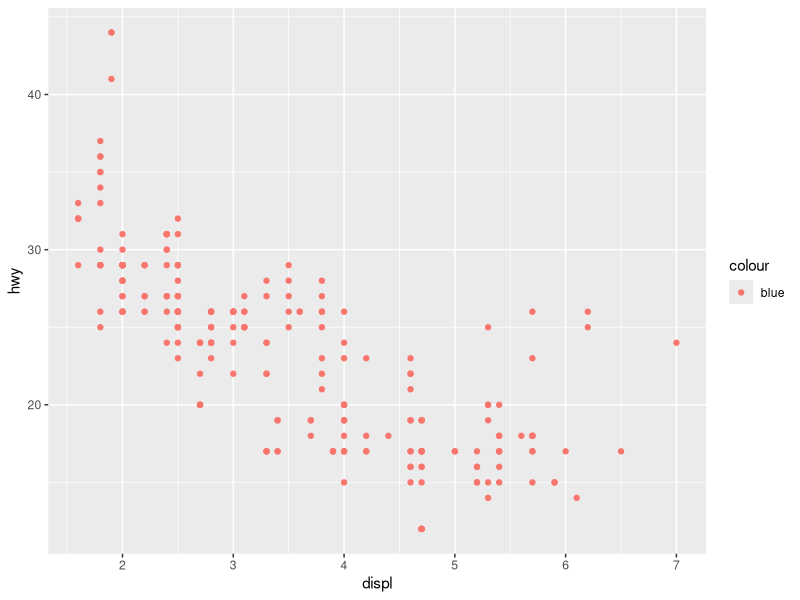
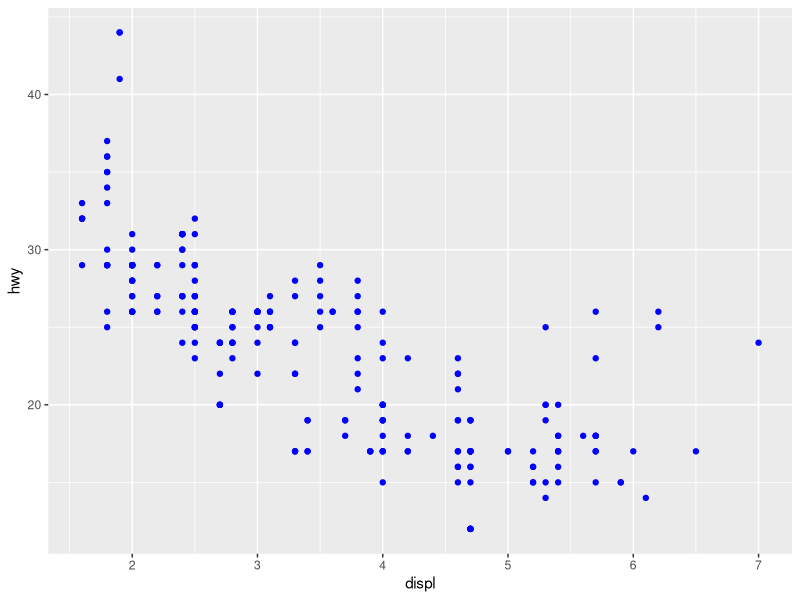
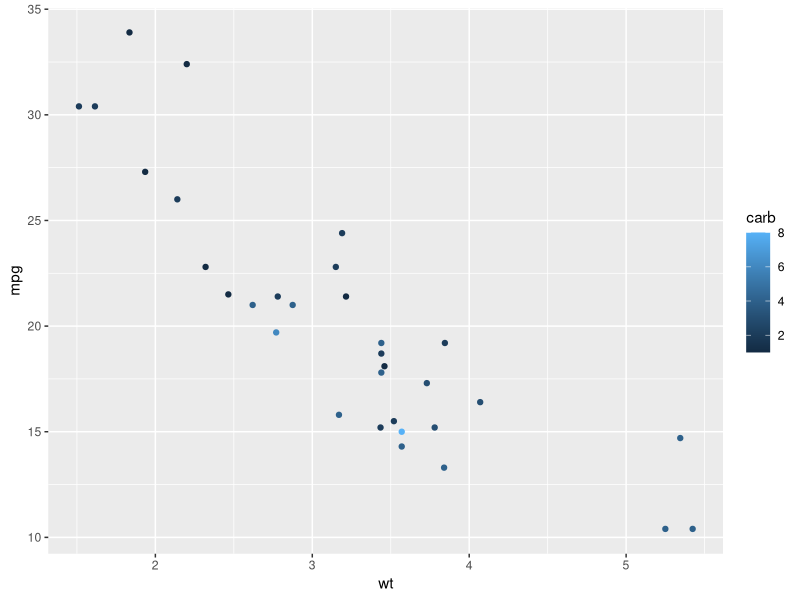
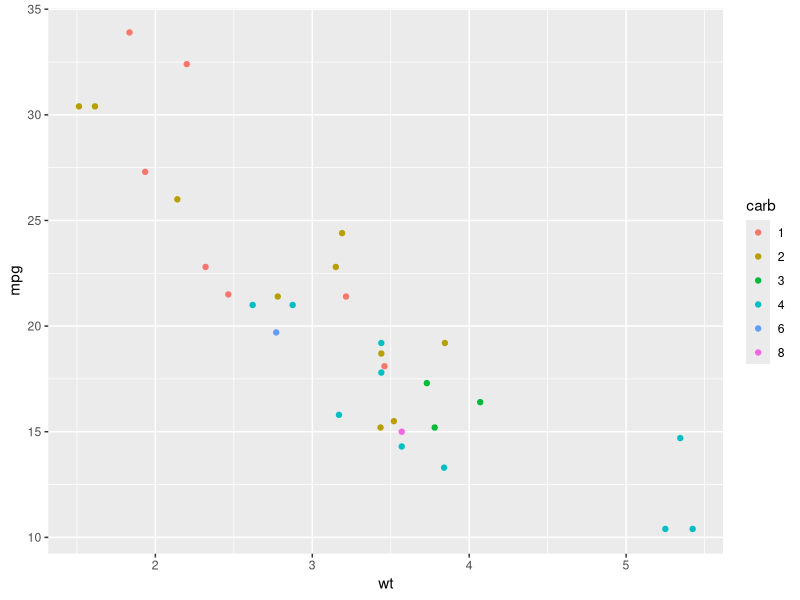
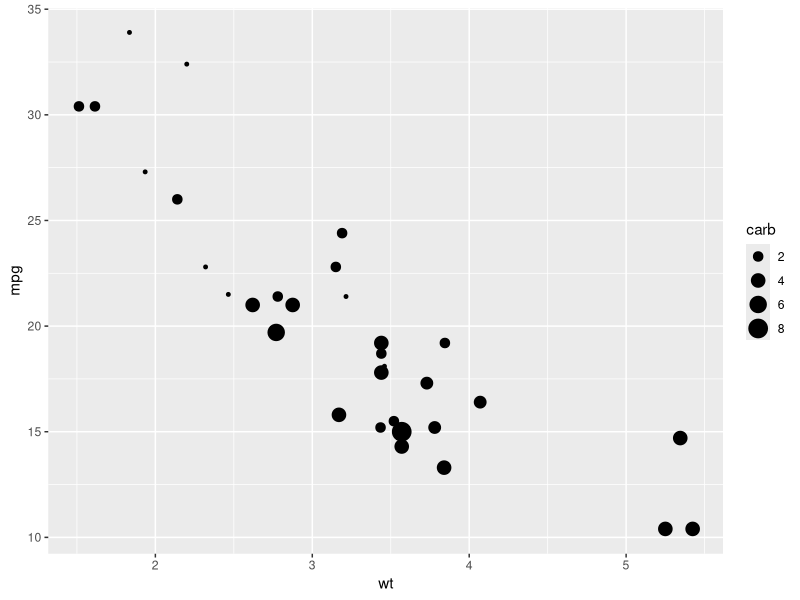
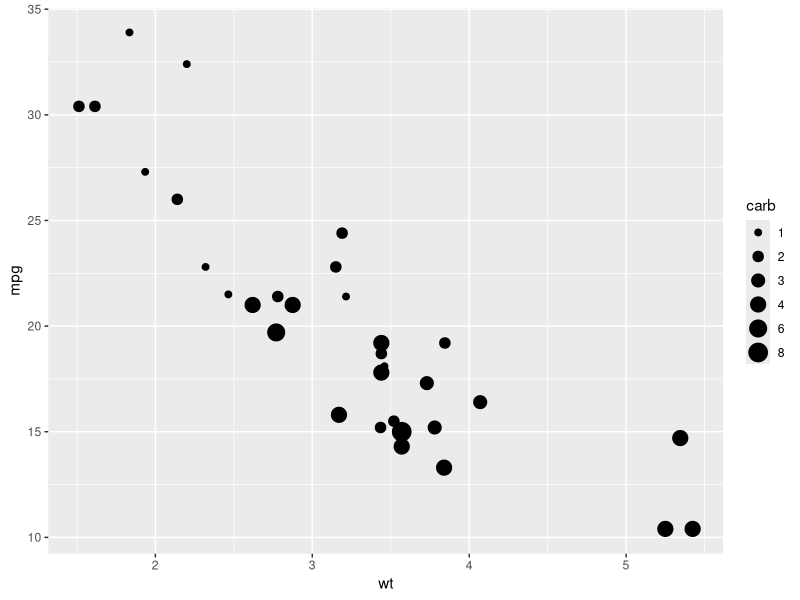

The R script that drew these images, in order: (Note: this script raises an error after producing the figures.)
## ---- chunk 1
knitr::opts_chunk$set(
  fig.align = "center",
  cache = TRUE
)

imdb <- readr::read_csv("assets/data/imdb.csv")
## ---- chunk 2
library(dplyr)
library(ggplot2)
## ---- chunk 3
ggplot(data = mpg) + 
  geom_point(mapping = aes(x = displ, y = hwy, color = "blue"))
## ---- chunk 4
ggplot(data = mpg) + 
  geom_point(mapping = aes(x = displ, y = hwy), color = "blue")
## ---- chunk 5
# Cor (var continua)
mtcars %>% 
  ggplot() +
  geom_point(aes(y = mpg, x = wt, color = carb))

# Cor (var discreta)
mtcars %>% 
  mutate(carb = as.character(carb)) %>% 
  ggplot() +
  geom_point(aes(y = mpg, x = wt, color = carb))
## ---- chunk 6
# Tamanho (var continua)
mtcars %>% 
  ggplot() +
  geom_point(aes(y = mpg, x = wt, size = carb))

# Tamanho (var discreta)
mtcars %>% 
  mutate(carb = as.character(carb)) %>% 
  ggplot() +
  geom_point(aes(y = mpg, x = wt, size = carb))
## ---- chunk 7
# Forma (var continua)
# Não pode ser utilizada com variável contínua
mtcars %>% 
  ggplot() +
  geom_point(aes(y = mpg, x = wt, shape = carb))
## ---- chunk 8
# Forma (var discreta)
mtcars %>% 
  mutate(carb = as.character(carb)) %>%
  ggplot() +
  geom_point(aes(y = mpg, x = wt, shape = carb))
## ---- chunk 9
mtcars %>% 
  ggplot() +
  geom_point(aes(y = mpg, x = qsec))
## ---- chunk 10
mtcars %>% 
  ggplot(aes(y = mpg, x = vs)) +
  geom_point()
## ---- chunk 11
mtcars %>% 
  mutate(vs = as.character(vs)) %>% 
  ggplot(aes(y = mpg, x = vs)) +
  geom_boxplot()
## ---- chunk 12
imdb %>% 
  ggplot(aes(y = nota_imdb, x = orcamento)) +
  geom_point()
## ---- chunk 13
imdb %>% 
  group_by(ano) %>% 
  summarise(orcamento_medio = mean(orcamento, na.rm = TRUE)) %>% 
  ggplot(aes(x = ano, y = orcamento_medio)) +
  geom_line()
## ---- chunk 14
imdb %>% 
  group_by(ano) %>% 
  summarise(orcamento_medio = mean(orcamento, na.rm = TRUE)) %>% 
  ggplot(aes(x = ano, y = orcamento_medio)) +
  geom_col()
## ---- chunk 15
top_5_produtoras <- imdb %>% 
  count(producao) %>% 
  top_n(5, n) %>% 
  pull(producao)

imdb %>% 
  filter(producao %in% top_5_produtoras) %>% 
  mutate(lucro = receita - orcamento) %>% 
  ggplot(aes(y = producao, x = lucro)) +
  geom_boxplot()
## ---- chunk 16
diretores <- c(
  "Steven Spielberg", 
  "Quentin Tarantino", 
  "Robert Zemeckis",
  "Martin Scorsese"
)

imdb %>% 
  filter(direcao %in% diretores) %>% 
  group_by(ano, direcao) %>% 
  summarise(nota_media = mean(nota_imdb, na.rm = TRUE)) %>% 
  ggplot(aes(x = ano, y = nota_media)) +
  geom_point() +
  geom_line() +
  facet_wrap(vars(direcao))
## ---- chunk 17
imdb %>% 
  filter(direcao %in% diretores) %>% 
  group_by(ano, direcao) %>% 
  summarise(nota_media = mean(nota_imdb, na.rm = TRUE)) %>% 
  ggplot(aes(x = ano, y = nota_media)) +
  geom_point() +
  geom_line() +
  facet_wrap(vars(direcao), ncol = 1)
## ---- chunk 18
imdb_notas_8 <- imdb %>%
  mutate(nota_maior_que_8 = ifelse(nota_imdb > 8, "Nota maior que 8", "Nota menor que 8"))
## ---- chunk 19
tabela <- imdb_notas_8 %>%
  filter(nota_maior_que_8 == "Nota maior que 8") %>%
  count(ano)

tabela
## ---- chunk 20
tabela %>%
  ggplot(aes(x = ano, y = n)) +
  geom_col()
